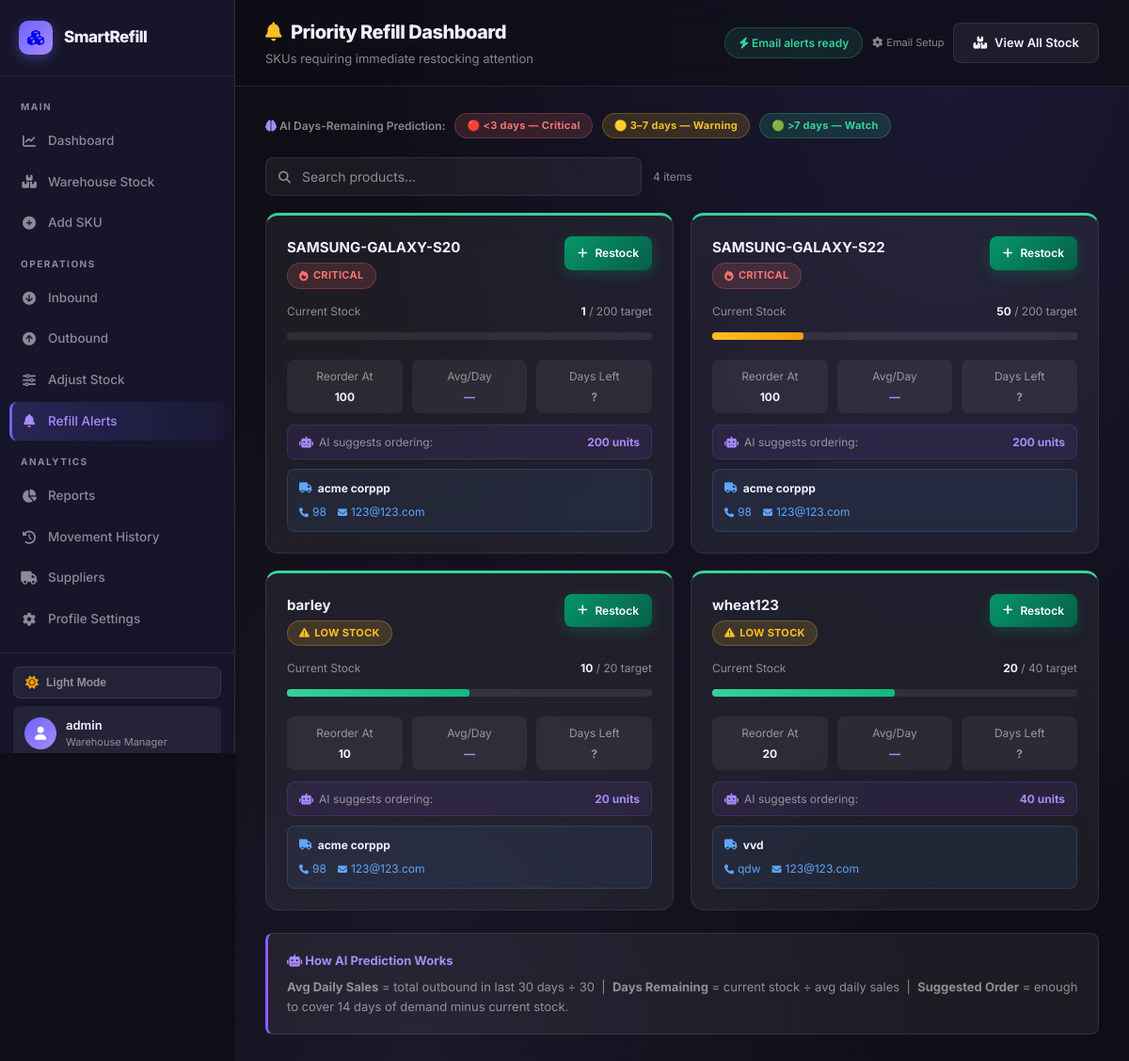
Before: /refill (signed in) with the older database file.
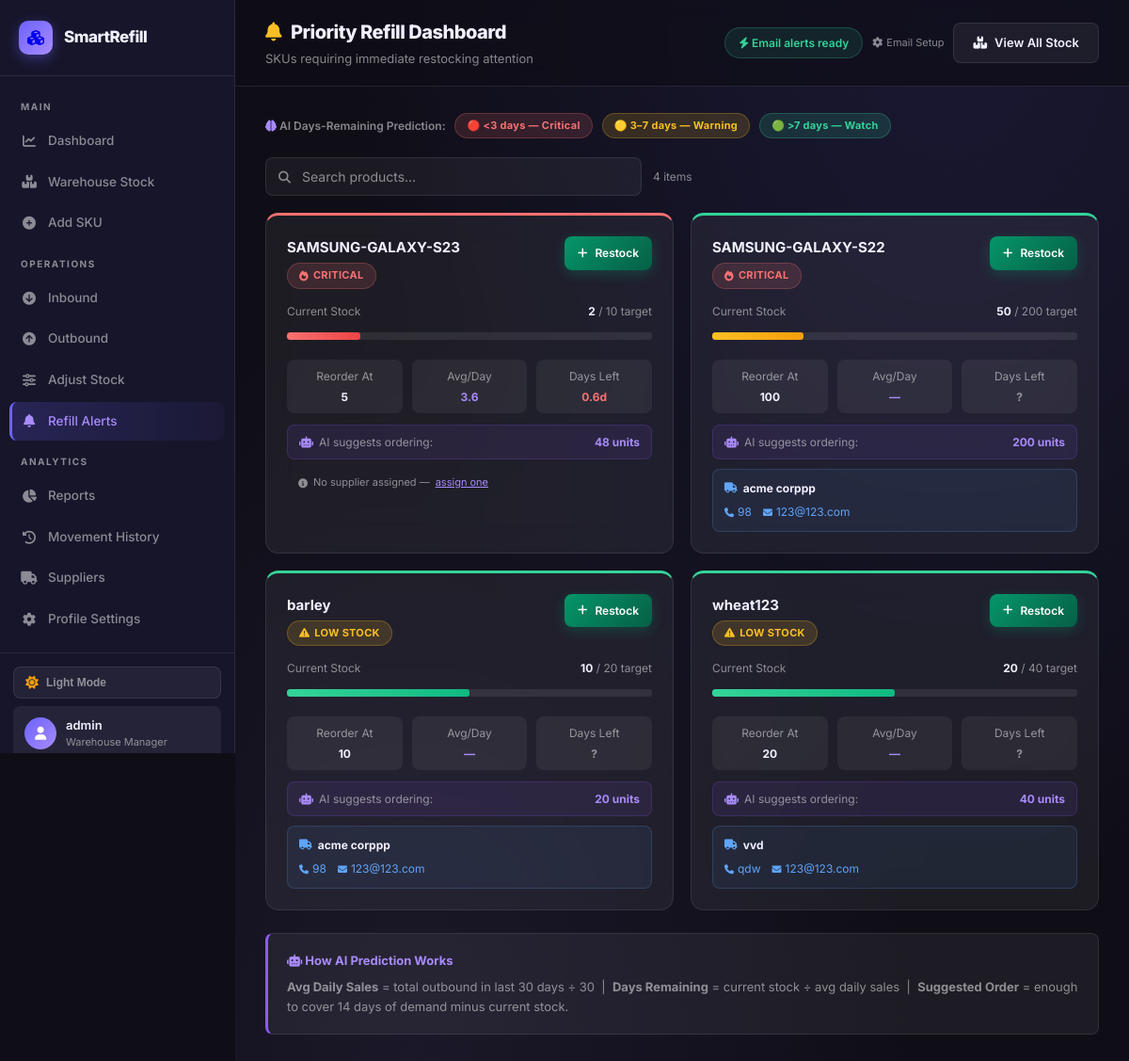
After: the same page with the newer database file.
### tables this page shows
CREATE TABLE suppliers (
                id INTEGER PRIMARY KEY AUTOINCREMENT,
                user_id INTEGER NOT NULL,
                name TEXT NOT NULL,
                contact_name TEXT,
                phone TEXT,
                email TEXT,
                address TEXT,
                FOREIGN KEY(user_id) REFERENCES users(id)
            );

CREATE TABLE "products" (
                    id INTEGER PRIMARY KEY AUTOINCREMENT,
                    user_id INTEGER NOT NULL DEFAULT 1,
                    name TEXT NOT NULL,
                    category TEXT NOT NULL,
                    quantity INTEGER DEFAULT 0,
                    reorder_level INTEGER DEFAULT 10,
                    sales_count INTEGER DEFAULT 0,
                    created_at TIMESTAMP DEFAULT CURRENT_TIMESTAMP, cost_per_unit REAL DEFAULT 0.0, supplier_id INTEGER REFERENCES suppliers(id), expiry_date DATE DEFAULT NULL,
                    FOREIGN KEY (user_id) REFERENCES users(id) ON DELETE CASCADE,
                    UNIQUE(user_id, name)
                );

### app.py (the view)
@app.route("/refill")
@login_required
def refill():
    user_id = session['user_id']
    conn = get_connection()
    cur = conn.cursor()
    thirty_days_ago = (datetime.now() - timedelta(days=30)).strftime('%Y-%m-%d %H:%M:%S')
    cur.execute("""
        SELECT p.name, p.quantity, p.reorder_level, p.sales_count,
               COALESCE(SUM(CASE WHEN s.movement_type='OUT' AND s.timestamp > ? THEN s.quantity ELSE 0 END), 0) as out_30,
               sup.name, sup.phone, sup.email
        FROM products p
        LEFT JOIN stock_movements s ON p.name = s.product_name AND s.user_id = p.user_id
        LEFT JOIN suppliers sup ON p.supplier_id = sup.id
        WHERE p.user_id = ? AND p.quantity <= p.reorder_level
        GROUP BY p.name
    """, (thirty_days_ago, user_id))
    refill_list = []
    for row in cur.fetchall():
        name, qty, reorder, sales, out_30, sup_name, sup_phone, sup_email = row
        avg_daily = round(out_30 / 30, 2) if out_30 > 0 else 0
        if avg_daily > 0:
            days_remaining = round(qty / avg_daily, 1)
            suggested_qty = max(1, int(avg_daily * 14) - qty)
        else:
            days_remaining = None
            suggested_qty = reorder * 2
        refill_list.append({
            'name': name,
            'quantity': qty,
            'reorder': reorder,
            'sales': sales,
            'avg_daily': avg_daily,
            'days_remaining': days_remaining,
            'suggested_qty': suggested_qty,
            'supplier_name': sup_name,
            'supplier_phone': sup_phone,
            'supplier_email': sup_email,
        })
    conn.close()
    refill_list.sort(key=lambda x: (
        x['days_remaining'] is None,
        x['days_remaining'] if x['days_remaining'] is not None else float('inf')
    ))
    conn2 = get_connection()
    cur2  = conn2.cursor()
    cur2.execute(
        "SELECT email, emailjs_service_id, emailjs_template_id, emailjs_public_key, username "
        "FROM users WHERE id = ?",
        (session['user_id'],)
    )
    urow = cur2.fetchone()
    conn2.close()
    recipient_email, ejs_svc, ejs_tpl, ejs_key, uname = urow if urow else ('', '', '', '', '')
    emailjs_ok = bool(ejs_svc and ejs_tpl and ejs_key and recipient_email)
    return render_template(
        "refill.html",
        products=refill_list,
        emailjs_service_id=ejs_svc   or '',
        emailjs_template_id=ejs_tpl  or '',
        emailjs_public_key=ejs_key   or '',
        recipient_email=recipient_email or '',
        username=uname or session.get('username', 'User'),
        emailjs_ok=emailjs_ok,
    )

### app.py (called while the page is built)
def login_required(f):
    @wraps(f)
    def decorated_function(*args, **kwargs):
        if 'user_id' not in session:
            flash("Please log in first!", "error")
            return redirect("/login")
        return f(*args, **kwargs)
    return decorated_function

### database.py (called while the page is built)
def get_connection():
    conn = sqlite3.connect("inventory.db")
    conn.execute("PRAGMA foreign_keys = ON")
    return conn

### templates/refill.html (shortened to what the changed rows need)
<!DOCTYPE html>
<html lang="en">
<head>
    <link href="https://cdnjs.cloudflare.com/ajax/libs/font-awesome/6.5.0/css/all.min.css" rel="stylesheet">
    <link rel="stylesheet" href="/static/dark-theme.css">
</head>
<body>
    <div class="main">
        <div class="topbar">
            <div class="topbar-left">
                <h1><i class="fas fa-bell" style="color:#fbbf24;margin-right:10px"></i>Priority Refill Dashboard</h1>
            </div>
        </div>
        <div class="page-body">
            {% if products|length == 0 %}
            <div class="glass-card fade-in" style="padding:64px;text-align:center;border-top:3px solid var(--green)">
                <div
                    style="width:80px;height:80px;background:rgba(52,211,153,.15);border-radius:50%;display:inline-flex;align-items:center;justify-content:center;font-size:34px;color:var(--green);margin-bottom:20px">
                    <i class="fas fa-check-circle"></i>
                </div>
                <h3 style="font-size:22px;font-weight:800;margin-bottom:10px">All Stock Levels Healthy!</h3>
                <p style="color:var(--muted);max-width:400px;margin:0 auto">No SKUs currently require refill. Your
                    inventory is in great shape.</p>
            </div>
            {% else %}
            <div
                style="display:grid;grid-template-columns:repeat(auto-fill,minmax(300px,1fr));gap:18px;margin-bottom:24px">
                {% for p in products %}
                <div class="glass-card fade-in refill-card" data-name="{{ p.name|lower }}"
                    style="padding:22px;border-top:3px solid {% if p.quantity <= 0 %}var(--red){% elif p.days_remaining is not none and p.days_remaining < 3 %}var(--red){% elif p.days_remaining is not none and p.days_remaining < 7 %}#fbbf24{% else %}var(--green){% endif %};animation-delay:{{ loop.index0 * 0.05 }}s">
                    <div style="display:flex;justify-content:space-between;align-items:flex-start;margin-bottom:14px">
                        <div>
                            <div style="font-weight:700;font-size:15px;margin-bottom:4px">{{ p.name }}</div>
                            {% if p.quantity <= (p.reorder / 2) %} <span class="badge-pill badge-critical"><i
                                    class="fas fa-fire"></i>
                                CRITICAL</span>
                                {% else %}
                                <span class="badge-pill badge-low"><i class="fas fa-exclamation-triangle"></i> LOW
                                    STOCK</span>
                                {% endif %}
                        </div>
                        <a href="/inbound?product={{ p.name }}" class="btn-success"
                            style="padding:8px 14px;font-size:12px;flex-shrink:0"><i class="fas fa-plus"></i>
                            Restock</a>
                    </div>
                    <div style="margin-bottom:14px">
                        <div
                            style="display:flex;justify-content:space-between;font-size:12px;color:var(--muted);margin-bottom:5px">
                            <span>Current Stock</span>
                            <span><strong style="color:var(--text)">{{ p.quantity }}</strong> / {{ p.reorder * 2 }}
                                target</span>
                        </div>
                        <div class="progress-track" style="width:100%;height:8px">
                            {% set pct = [(p.quantity / (p.reorder * 2 if p.reorder > 0 else 1) * 100)|int, 100]|min %}
                            <div class="progress-fill {% if pct < 25 %}fill-red{% elif pct < 50 %}fill-amber{% else %}fill-green{% endif %}"
                                style="width:{{ pct }}%"></div>
                        </div>
                    </div>
                    <div style="display:grid;grid-template-columns:1fr 1fr 1fr;gap:10px;font-size:12px">
                        <div style="text-align:center;background:var(--glass);border-radius:8px;padding:8px">
                            <div style="color:var(--muted);margin-bottom:3px">Reorder At</div>
                            <div style="font-weight:700;color:var(--text)">{{ p.reorder }}</div>
                        </div>
                        <div style="text-align:center;background:var(--glass);border-radius:8px;padding:8px">
                            <div style="color:var(--muted);margin-bottom:3px">Avg/Day</div>
                            <div style="font-weight:700;color:var(--primary2)">{{ p.avg_daily if p.avg_daily > 0 else
                                '—' }}</div>
                        </div>
                        <div style="text-align:center;background:var(--glass);border-radius:8px;padding:8px">
                            <div style="color:var(--muted);margin-bottom:3px">Days Left</div>
                            <div
                                style="font-weight:700;color:{% if p.days_remaining is none %}var(--muted){% elif p.days_remaining < 3 %}var(--red){% elif p.days_remaining < 7 %}#fbbf24{% else %}var(--green){% endif %}">
                                {% if p.days_remaining is none %}?{% else %}{{ p.days_remaining }}d{% endif %}
                            </div>
                        </div>
                    </div>
                    <div
                        style="margin-top:12px;padding:8px 12px;background:rgba(139,92,246,.1);border:1px solid rgba(139,92,246,.2);border-radius:8px;font-size:12px;display:flex;align-items:center;gap:6px">
                        <i class="fas fa-robot" style="color:#a78bfa"></i>
                        <span style="color:var(--muted)">AI suggests ordering:</span>
                        <strong style="color:#a78bfa;margin-left:auto">{{ p.suggested_qty }} units</strong>
                    </div>
                    {% if p.supplier_name %}
                    <div
                        style="margin-top:10px;padding:10px 12px;background:rgba(96,165,250,.08);border:1px solid rgba(96,165,250,.18);border-radius:8px;font-size:12px">
                        <div style="display:flex;align-items:center;gap:6px;margin-bottom:6px">
                            <i class="fas fa-truck" style="color:#60a5fa;font-size:11px"></i>
                            <span style="font-weight:700;color:var(--text)">{{ p.supplier_name }}</span>
                        </div>
                        <div style="display:flex;gap:12px;flex-wrap:wrap">
                            {% if p.supplier_phone %}
                            <a href="tel:{{ p.supplier_phone }}"
                                style="color:#60a5fa;text-decoration:none;display:flex;align-items:center;gap:4px">
                                <i class="fas fa-phone" style="font-size:10px"></i> {{ p.supplier_phone }}
                            </a>
                            {% endif %}
                            {% if p.supplier_email %}
                            <a href="mailto:{{ p.supplier_email }}"
                                style="color:#60a5fa;text-decoration:none;display:flex;align-items:center;gap:4px">
                                <i class="fas fa-envelope" style="font-size:10px"></i> {{ p.supplier_email }}
                            </a>
                            {% endif %}
                        </div>
                    </div>
                    {% else %}
                    <div
                        style="margin-top:10px;padding:6px 12px;font-size:11px;color:var(--muted);display:flex;align-items:center;gap:6px">
                        <i class="fas fa-info-circle" style="font-size:10px"></i>
                        No supplier assigned — <a href="/edit/{{ p.name }}"
                            style="color:var(--primary2);text-decoration:underline">assign one</a>
                    </div>
                    {% endif %}
                </div>
                {% endfor %}
            </div>
            {% endif %}
        </div>
    </div>
</body>
</html>

Changed rows visible on the page:
no longer on one of the page's lists (row unchanged): suppliers: supplier_name "acme corppp", supplier_phone "98", supplier_email "123@123.com"
now on this page (row edited): products: name "SAMSUNG-GALAXY-S23", shows "CRITICAL", quantity "2", reorder "10", {{ pct }} 20 (drawn), reorder "5", avg_daily "3.6", days_remaining "0.6", suggested_qty "48"
computed for suppliers "acme corppp": name "SAMSUNG-GALAXY-S20" → "SAMSUNG-GALAXY-S22"; quantity "1" → "50"; name "SAMSUNG-GALAXY-S22" → "barley"; quantity "50" → "10"; reorder "200" → "20"; {{ pct }} 25 → 50 (drawn); reorder "100" → "10"; suggested_qty "200" → "20"; text "CRITICAL" → "LOW STOCK"
